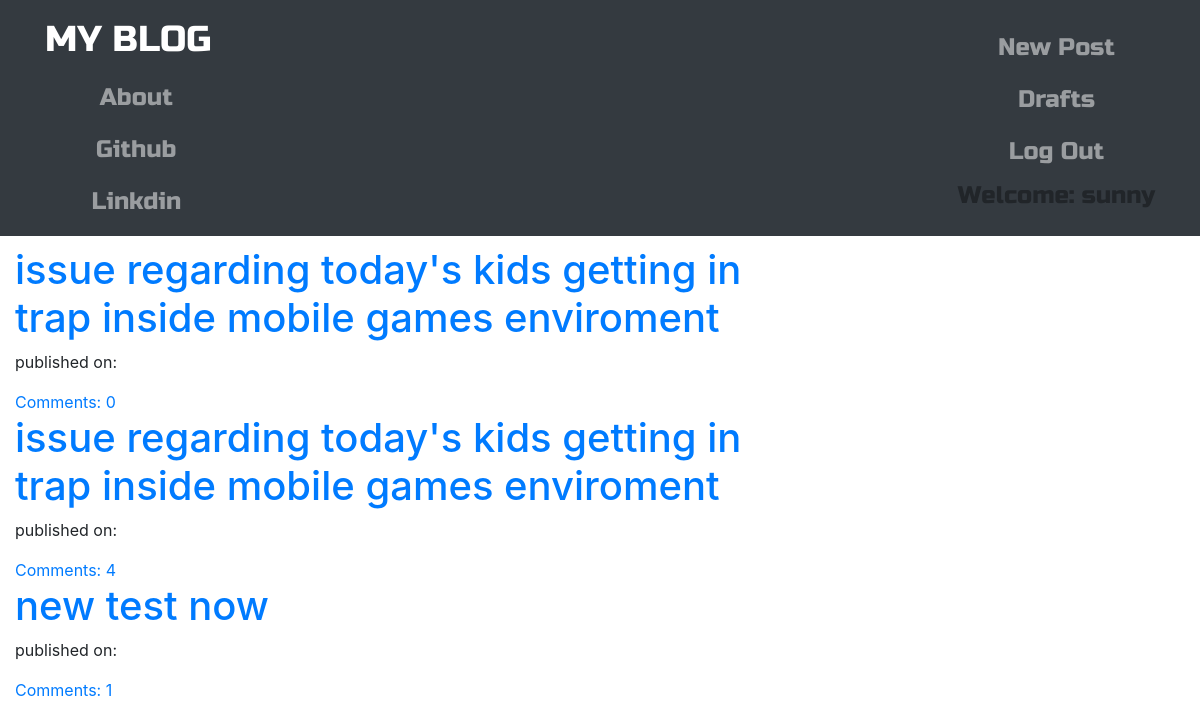
The app's page / (signed in) with its own data.
### blog/models.py (models this page shows, shortened)
class Post(models.Model):
    author= models.ForeignKey('auth.User', on_delete=models.CASCADE)
    title= models.CharField(max_length=200)
    text = models.TextField()
    created_date= models.DateTimeField(default=timezone.now())
    published_date= models.DateTimeField(blank=True, null=True)
    def approve_comments(self):
        return self.comments.filter(approved_comments=True)

### blog/views.py (the view)
# urls.py: path('',views.PostListView.as_view(),name='post_list'),
class PostListView(ListView):
    model = Post
    def get_queryset(self):
        return Post.objects.filter(published_date__lte=timezone.now()).order_by('-published_date')

### blog/templates/blog/post_list.html
{% extends 'blog/base.html' %}
{% block body_block %}
<div class="container">
<div class="centerstage">
  {% for post in post_list %}
    <div class="post">
      <h1><a href="{% url 'post_detail' pk=post.pk %}">{{ post.title }}</a> </h1>
      <div class="date">
        <p>published on: {{post.published|date:'D M Y'}}</p>
      </div>
      <a href="{% url 'post_detail' pk=post.pk %}">Comments: {{ post.approve_comments.count }}</a>
    </div>
  {%endfor%}
</div>
</div>
{% endblock %}

### blog/templates/blog/base.html (shortened to what this page needs)
<!DOCTYPE html>
{% load static %}
<html lang="en" dir="ltr">
  <head>
  <link rel="stylesheet" href="https://stackpath.bootstrapcdn.com/bootstrap/4.1.3/css/bootstrap.min.css"
integrity="sha384-MCw98/SFnGE8fJT3GXwEOngsV7Zt27NXFoaoApmYm81iuXoPkFOJwJ8ERdknLPMO">
<link href="https://maxcdn.bootstrapcdn.com/font-awesome/4.7.0/css/font-awesome.min.css" rel="stylesheet">
      <link rel="stylesheet" href="//cdn.jsdelivr.net/npm/medium-editor@latest/dist/css/medium-editor.min.css" type="text/css" media="screen" charset="utf-8">
  <link rel="stylesheet" href="{% static 'css/blog.css' %}">
</head>
  <body class='loader'>
    <nav class='navbar navbar-dark bg-dark techfont'>
      <div class="container">
        <ul class="navbar-nav align-items-center">
          <li> <a class='navbar-brand bigbrand' href="{% url 'post_list' %}">MY BLOG</a> </li>
          <li><a class='nav-item nav-link' href="{%url 'about' %}">About</a> </li>
          <li><a class='nav-item nav-link' href="https://github.com/">Github</a> </li>
          <li><a class='nav-item nav-link' href="https://www.linkdin.com/">Linkdin</a> </li>
        </ul>
        <div class='navbar-nav align-items-center ml-auto'>
          {% if user.is_authenticated %}
          <a class="nav-item nav-link" href="{%url 'post_new' %}">New Post</a>
          <a class="nav-item nav-link" href="{%url 'post_draft_list' %}">Drafts</a>
          <a class="nav-item nav-link" href="{%url 'logout' %}">Log Out</a>
          <a>Welcome: {{ user.username }} </a>
          {% else %}
          <a class='nav-item nav-link' href="{% url 'login' %}" aria-label='login'>
            <span class= 'fa fa-user' aria-hidden='true'></span> </a>
          {% endif %}
        </div>
      </div>
    </nav>
    <div class="content contaniner">
      <div class="row">
        <div class="col-md-8">
          <div class="blog_posts">
            {% block body_block %}
            {% endblock %}
          </div>
        </div>
      </div>
    </div>
  </body>
</html>

### blog/static/css/blog.css (style rules this page uses)
.techfont { font-family: 'Russo One', sans-serif; font-size: 1.5em; margin-bottom: 10px; }
.centerstage { margin-left: auto; margin-right: auto; }
.bigbrand { font-size: 1.5em; }
.loader { filter:hue-rotate(0deg); color:linear-gradient(45deg,#0f8,#08f); animation:hue 10000ms infinite linear; }

### records on screen
Post: title "issue regarding today's kids getting in trap inside mobile games enviroment", approve_comments.count "0"
Post: title "issue regarding today's kids getting in trap inside mobile games enviroment", approve_comments.count "4"
Post: title "new test now", approve_comments.count "1"

### other values on screen
{{ user.username }} "sunny"
